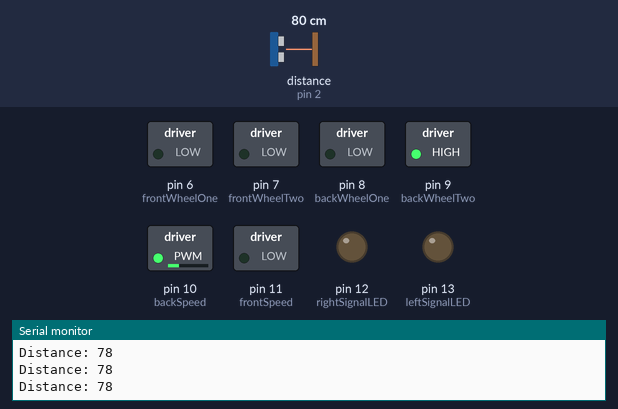
Simulated run of this sketch. Board: Arduino Uno, built with avr-gcc and run on an emulated ATmega328P. On the bench: switched loads named in the sketch (green lamp = pin HIGH), output pins drawn as LEDs (lit = HIGH), the last lines printed to the serial monitor. Wiring (inferred from the names in the program): ultrasonic range finder: trigger pin 4; echo pin 2. Dashed ring = blinking. The test bench sets the inputs (shaded band); at power-on: distance to the obstacle (sensor on pin 2) 80 cm. The echo pulse lasts 58.3 µs per cm; random numbers use the default seed unless the sketch sets one; pins used as bus, display or sensor lines are not drawn.

Above: at 1.2 s.
1.3 s: distance to the obstacle (sensor on pin 2) set to 56 cm
2.8 s: distance to the obstacle (sensor on pin 2) set to 47 cm
At 3.07 s:
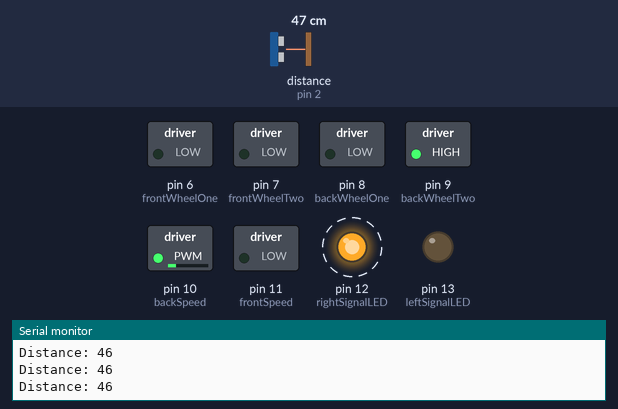
5.8 s: distance to the obstacle (sensor on pin 2) set to 35 cm
8.8 s: distance to the obstacle (sensor on pin 2) set to 29 cm
At 9.2 s:
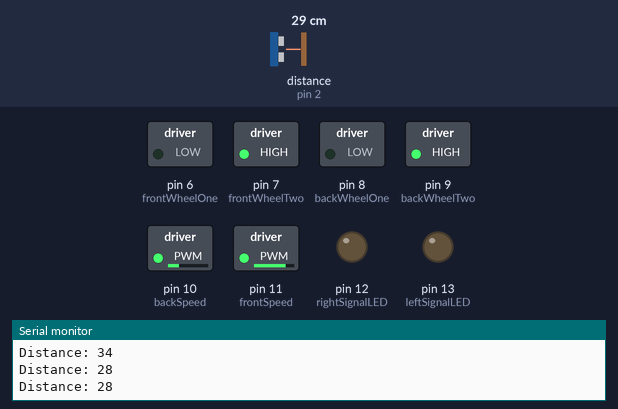
11.8 s: distance to the obstacle (sensor on pin 2) set to 2 cm
At 13.1 s:
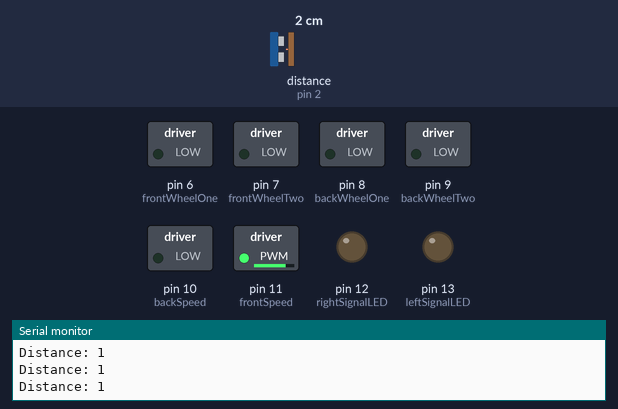
Timing chart, 0 to 14.3 s (numbered marks = the images above; inputs shaded):
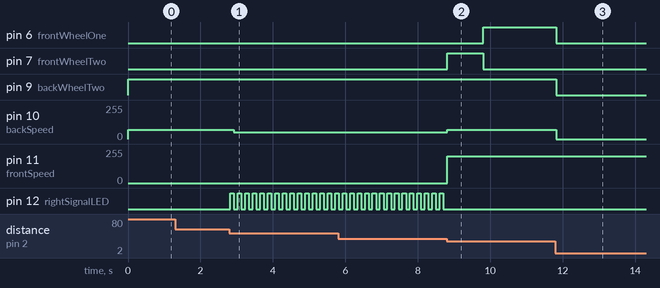

The sketch:

src.ino
```cpp
    // defines pins numbers
    const int trigPin = 4;
    const int echoPin = 2;
    const int leftSignalLED = 13;
    const int rightSignalLED = 12;
    const int frontWheelOne = 6, frontWheelTwo = 7, frontSpeed = 11,
backWheelOne = 8, backWheelTwo = 9, backSpeed = 10;
    // defines variables
    int randomNumber;
    int randomTurn;
    bool driveMode = true;
    bool ledOn = false;

    int getDistance();
    void turnSignal(int);
    void makeTurn(int, int);
    void fullSpeed();
    void stopCar();


    void setup() {
      pinMode(trigPin, OUTPUT); // Sets the trigPin as an Output
      pinMode(echoPin, INPUT); // Sets the echoPin as an Input
      pinMode(leftSignalLED, OUTPUT); // Sets the leftSignal pin as an Output
      pinMode(rightSignalLED, OUTPUT); // Sets the leftSignal pin as an Output

      pinMode(frontWheelOne, OUTPUT);
      pinMode(frontWheelTwo, OUTPUT);
      pinMode(frontSpeed, OUTPUT);

      pinMode(backWheelOne, OUTPUT);
      pinMode(backWheelTwo, OUTPUT);
      pinMode(backSpeed, OUTPUT);

      randomNumber = random(0, 10); // Generates initial random number for turn direction
      Serial.begin(9600); // Starts the serial communication
    }

    void loop() {
      int distance = getDistance(); //get the distance of the object infront of the car
      if(driveMode == true){

         //if an object is close enough start the turn signal for the direction the car will turn
        if(distance < 50 && distance > 30){
          //if the random number generated is greater than 5 turn right else turn left
          if(randomNumber > 5){
            turnSignal(rightSignalLED);
          }else{
            turnSignal(leftSignalLED);
          }
        }else if(distance <= 30 && distance > 5){ //make the turn if the object is close
           if(randomNumber > 5){ //Turn Right
            makeTurn(frontWheelTwo, frontWheelOne);
          }else{ //Turn Left
            makeTurn(frontWheelOne, frontWheelTwo);
          }
        }else if(randomTurn == 1000){ //Turns randomly when a certain number is reached
          for(int i = 0; i < 3; i++){
            if(randomNumber > 5){ //if the random number generated is greater than 5 turn right else turn left
              turnSignal(rightSignalLED);
            }else{
              turnSignal(leftSignalLED);
            }
          }
        }else if(distance >= 50){
          fullSpeed();
          digitalWrite(leftSignalLED, LOW);
          digitalWrite(rightSignalLED, LOW);
        }else if(distance < 5){
          stopCar();
        }
      }

      randomTurn = random(0, 1000);
    }


    int getDistance(){
      long duration;
      int dist;
      // Clears the trigPin
      digitalWrite(trigPin, LOW);
      delayMicroseconds(2);
      // Sets the trigPin on HIGH state for 10 micro seconds
      digitalWrite(trigPin, HIGH);
      delayMicroseconds(10);
      digitalWrite(trigPin, LOW);
      // Reads the echoPin, returns the sound wave travel time in microseconds
      duration = pulseIn(echoPin, HIGH);
      // Calculating the distance
      dist= duration*0.034/2;
      // Prints the distance on the Serial Monitor
      Serial.print("Distance: ");
      Serial.println(dist);
      return dist;
    }

    void makeTurn(int turnHigh, int turnLow){
      randomNumber = random(0, 10); //generate new random number for next turn

      digitalWrite(leftSignalLED, LOW); //turn off the signal led
      digitalWrite(rightSignalLED, LOW); //turn off the signal led

      int distance;

      do{  //loops until there is no longer a object infront of the car. runs atleast once for when the car randomly turns.
        digitalWrite(turnHigh, HIGH);
        digitalWrite(turnLow, LOW);
        analogWrite(frontSpeed, 200); //sets the speed of the front motors
        distance = getDistance();
        fullSpeed();
        delay(1000);
      }while(distance <= 5);

      digitalWrite(turnHigh, LOW);
      digitalWrite(turnLow, LOW);
    }

    // Turns on and off the correct led for the direction the car will turn
    void turnSignal(int signalSide){
      if(ledOn == true){
        digitalWrite(signalSide, LOW);
        delay(100);
        ledOn = false;
      }else{
        digitalWrite(signalSide, HIGH);
        delay(100);
        ledOn = true;
      }
      analogWrite(backSpeed, 50);
    }

    void fullSpeed(){
      digitalWrite(backWheelOne, LOW);
      digitalWrite(backWheelTwo, HIGH);
      analogWrite(backSpeed, 70);
    }

    void stopCar(){ //stops the car from running
      driveMode = false;
      digitalWrite(backWheelOne, LOW);
      digitalWrite(backWheelTwo, LOW);
      analogWrite(backSpeed, 0);
    }
```

Measured:
- the behaviour switches between 51 and 50 cm on distance to the obstacle (sensor on pin 2) (found by bisection; images 0 and 1)
- the behaviour switches between 32 and 31 cm on distance to the obstacle (sensor on pin 2) (found by bisection; images 1 and 2)
- after the input at 2.8 s, pin 10 (backSpeed): 70/255 → 50/255 after 0.12 s; pin 12 (rightSignalLED): alternates HIGH for 0.10 s and LOW for 0.10 s, starting at once
- after the input at 8.8 s, pin 6 (frontWheelOne): LOW → HIGH after 1.0 s; pin 7 (frontWheelTwo): LOW → HIGH at once, → LOW 1.0 s later; pin 10 (backSpeed): 50/255 → 70/255 at once; pin 11 (frontSpeed): 0/255 → 200/255 at once
- after the input at 11.8 s, pin 9 (backWheelTwo): HIGH → LOW at once; pin 10 (backSpeed): 70/255 → 0/255 at once
